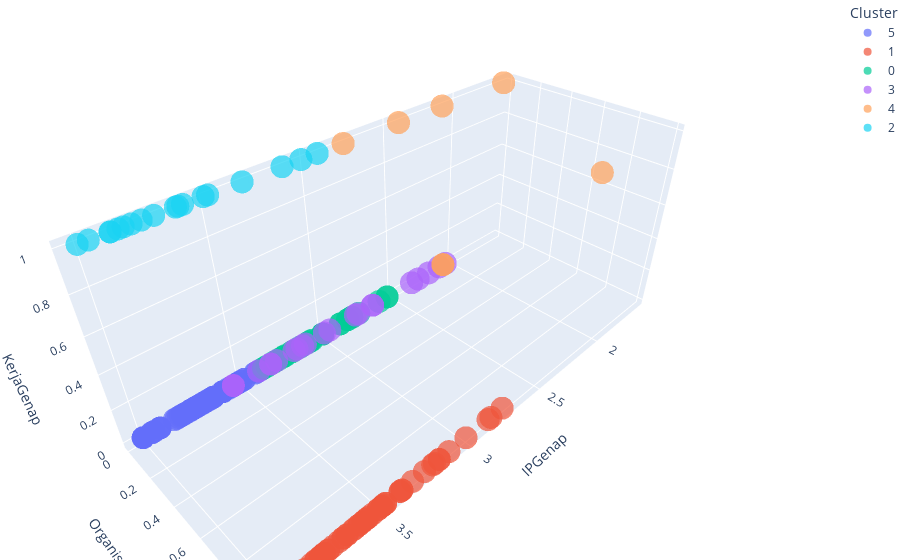

The notebook cell this image was saved under:
### Code cell
# scatter_fig = px.scatter(dataPlot, x=test.T[0], y=test.T[1], color = dataScaled['Cluster'], opacity=0.7)
scatter_fig = px.scatter_3d(testWL, x="IPGenap", y="OrganisasiGenap", z="KerjaGenap", color = testWL['Cluster'], opacity=0.7)
scatter_fig.update_layout(margin=dict(l=0, r=0, b=0, t=0))
scatter_fig

### Figure 1 — Plotly figure (JSON) as saved in the notebook; plotly's stock layout.template omitted (floating-point values rounded to 4 significant figures)
{"data": [{"hovertemplate": "Cluster=5<br>IPGenap=%{x}<br>OrganisasiGenap=%{y}<br>KerjaGenap=%{z}<extra></extra>", "legendgroup": "5", "marker": {"color": "#636efa", "opacity": 0.7, "symbol": "circle"}, "mode": "markers", "name": "5", "scene": "scene", "showlegend": true, "type": "scatter3d", "x": [3.96, 3.7, 3.65, 3.6, 3.77, 3.92, 3.92, 3.67, 3.6, 3.42, 3.79, 3.71, 3.73, 3.95, 3.57, 3.85, 3.77, 3.48, 3.77, 3.54, 3.65, 3.92, 3.6, 4, 3.39, 3.6, 3.96, 3.95, 3.39, 3.71, 3.41, 3.48, 3.82, 3.81, 3.81, 3.73, 4, 3.84, 3.55, 3.76, 3.52, 3.7, 3.65, 3.74, 3.6, 3.65, 3.68, 3.54, 4, 3.52, 3.55, 3.75, 3.75, 3.75, 3.5, 3.52, 3.92, 3.71, 3.83, 3.5, 3.69, 3.66, 4, 3.8, 4, 3.77, 3.4, 3.6], "y": [0, 0, 0, 0, 0, 0, 0, 0, 0, 0, 0, 0, 0, 0, 0, 0, 0, 0, 0, 0, 0, 0, 0, 0, 0, 0, 0, 0, 0, 0, 0, 0, 0, 0, 0, 0, 0, 0, 0, 0, 0, 0, 0, 0, 0, 0, 0, 0, 0, 0, 0, 0, 0, 0, 0, 0, 0, 0, 0, 0, 0, 0, 0, 0, 0, 0, 0, 0], "z": [0, 0, 0, 0, 0, 0, 0, 0, 0, 0, 0, 0, 0, 0, 0, 0, 0, 0, 0, 0, 0, 0, 0, 0, 0, 0, 0, 0, 0, 0, 0, 0, 0, 0, 0, 0, 0, 0, 0, 0, 0, 0, 0, 0, 0, 0, 0, 0, 0, 0, 0, 0, 0, 0, 0, 0, 0, 0, 0, 0, 0, 0, 0, 0, 0, 0, 0, 0]}, {"hovertemplate": "Cluster=1<br>IPGenap=%{x}<br>OrganisasiGenap=%{y}<br>KerjaGenap=%{z}<extra></extra>", "legendgroup": "1", "marker": {"color": "#EF553B", "opacity": 0.7, "symbol": "circle"}, "mode": "markers", "name": "1", "scene": "scene", "showlegend": true, "type": "scatter3d", "x": [3.8, 3.7, 3.62, 3.83, 3.88, 3.7, 3.58, 3.48, 2.75, 3.17, 3.81, 3.68, 3.5, 3.85, 3.26, 3.64, 3.4, 3.52, 3.81, 2.83, 3.58, 3.79, 3.75, 3.57, 3.77, 3.4, 3.96, 4, 3.91, 3.83, 3.33, 3.17, 3.8, 3.39, 3.77, 3.52, 3.2, 3.5, 3.39, 3.72, 3.96, 3.6, 2.85, 3.68, 3.48, 3.5, 3.49, 3.8, 3.21, 3.79, 3.8, 3.62, 4, 3.6, 3.79, 3, 3.65, 3.94, 3.11, 4, 3.55], "y": [1, 1, 1, 1, 1, 1, 1, 1, 1, 1, 1, 1, 1, 1, 1, 1, 1, 1, 1, 1, 1, 1, 1, 1, 1, 1, 1, 1, 1, 1, 1, 1, 1, 1, 1, 1, 1, 1, 1, 1, 1, 1, 1, 1, 1, 1, 1, 1, 1, 1, 1, 1, 1, 1, 1, 1, 1, 1, 1, 1, 1], "z": [0, 0, 0, 0, 0, 0, 0, 0, 0, 0, 0, 0, 0, 0, 0, 0, 0, 0, 0, 0, 0, 0, 0, 0, 0, 0, 0, 0, 0, 0, 0, 0, 0, 0, 0, 0, 0, 0, 0, 0, 0, 0, 0, 0, 0, 0, 0, 0, 0, 0, 0, 0, 0, 0, 0, 0, 0, 0, 0, 0, 0]}, {"hovertemplate": "Cluster=0<br>IPGenap=%{x}<br>OrganisasiGenap=%{y}<br>KerjaGenap=%{z}<extra></extra>", "legendgroup": "0", "marker": {"color": "#00cc96", "opacity": 0.7, "symbol": "circle"}, "mode": "markers", "name": "0", "scene": "scene", "showlegend": true, "type": "scatter3d", "x": [2.83, 3.37, 3.3, 2.54, 3.35, 2.8, 3.08, 3.24, 3.07, 3.3, 3.09, 3.2, 3.25, 3.15, 3, 2.54, 3.14, 3.35, 3.19, 2.75, 2.88, 3.28, 3.32, 3.25, 3.1, 3, 3, 2.6, 3, 2.88, 3, 2.83, 2.8, 3], "y": [0, 0, 0, 0, 0, 0, 0, 0, 0, 0, 0, 0, 0, 0, 0, 0, 0, 0, 0, 0, 0, 0, 0, 0, 0, 0, 0, 0, 0, 0, 0, 0, 0, 0], "z": [0, 0, 0, 0, 0, 0, 0, 0, 0, 0, 0, 0, 0, 0, 0, 0, 0, 0, 0, 0, 0, 0, 0, 0, 0, 0, 0, 0, 0, 0, 0, 0, 0, 0]}, {"hovertemplate": "Cluster=3<br>IPGenap=%{x}<br>OrganisasiGenap=%{y}<br>KerjaGenap=%{z}<extra></extra>", "legendgroup": "3", "marker": {"color": "#ab63fa", "opacity": 0.7, "symbol": "circle"}, "mode": "markers", "name": "3", "scene": "scene", "showlegend": true, "type": "scatter3d", "x": [3.77, 3.79, 3.25, 3.92, 3.17, 3.8, 3.86, 4, 3.76, 3.2, 4, 4, 3.69, 3.33, 3.3, 3.56, 3.5, 3.67, 3.88, 3.5, 3.57, 3.88], "y": [1, 1, 1, 1, 1, 1, 1, 1, 1, 1, 1, 1, 1, 1, 1, 1, 1, 1, 1, 1, 1, 1], "z": [1, 1, 1, 1, 1, 1, 1, 1, 1, 1, 1, 1, 1, 1, 1, 1, 1, 1, 1, 1, 1, 1]}, {"hovertemplate": "Cluster=4<br>IPGenap=%{x}<br>OrganisasiGenap=%{y}<br>KerjaGenap=%{z}<extra></extra>", "legendgroup": "4", "marker": {"color": "#FFA15A", "opacity": 0.7, "symbol": "circle"}, "mode": "markers", "name": "4", "scene": "scene", "showlegend": true, "type": "scatter3d", "x": [2.78, 2.2, 2.43, 1.62, 2.12, 2.08, 2.08], "y": [0, 1, 0, 0, 0, 0, 0], "z": [1, 1, 1, 1, 1, 0, 0]}, {"hovertemplate": "Cluster=2<br>IPGenap=%{x}<br>OrganisasiGenap=%{y}<br>KerjaGenap=%{z}<extra></extra>", "legendgroup": "2", "marker": {"color": "#19d3f3", "opacity": 0.7, "symbol": "circle"}, "mode": "markers", "name": "2", "scene": "scene", "showlegend": true, "type": "scatter3d", "x": [3.76, 3.32, 3.85, 3.02, 3.61, 2.93, 3.12, 3.88, 3.71, 3.59, 4, 3.88, 3.8, 3.62, 3.96, 3.5, 3.83, 3.48], "y": [0, 0, 0, 0, 0, 0, 0, 0, 0, 0, 0, 0, 0, 0, 0, 0, 0, 0], "z": [1, 1, 1, 1, 1, 1, 1, 1, 1, 1, 1, 1, 1, 1, 1, 1, 1, 1]}], "layout": {"legend": {"title": {"text": "Cluster"}, "tracegroupgap": 0}, "margin": {"b": 0, "l": 0, "r": 0, "t": 0}, "scene": {"domain": {"x": [0, 1], "y": [0, 1]}, "xaxis": {"title": {"text": "IPGenap"}}, "yaxis": {"title": {"text": "OrganisasiGenap"}}, "zaxis": {"title": {"text": "KerjaGenap"}}}}}
